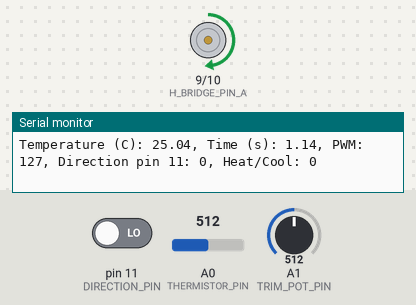
Bench run of a sketch on a simulated Arduino Uno, built with avr-gcc and run on an emulated ATmega328P. Parts: motor-driver pin pairs drawn as motors (green arrow = first pin HIGH = forward, orange = second pin HIGH = backward, longer = more drive), the last lines printed to the serial monitor. Inputs (shaded band) come from the test bench; at power-on: A1 (TRIM_POT_PIN) = 512, pin 11 (DIRECTION_PIN) LOW, A0 (THERMISTOR_PIN) = 512.

Above: at 1.2 s.
1.3 s: A1 (TRIM_POT_PIN) set to 716
At 2.4 s:
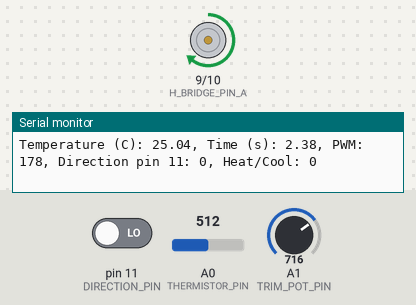
2.8 s: pin 11 (DIRECTION_PIN) driven HIGH
At 3.6 s:
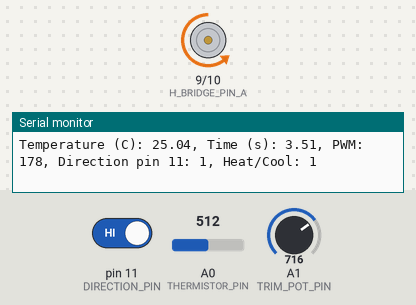
4.3 s: A1 (TRIM_POT_PIN) set to 900
At 5.4 s:
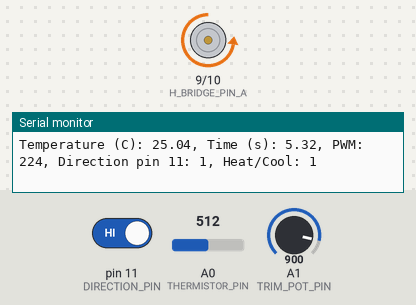
5.9 s: pin 11 (DIRECTION_PIN) driven LOW
At 7.1 s:
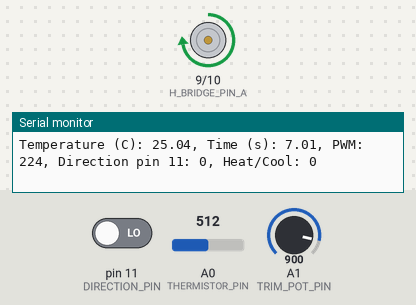
7.5 s: A1 (TRIM_POT_PIN) set to 122
At 8.7 s:
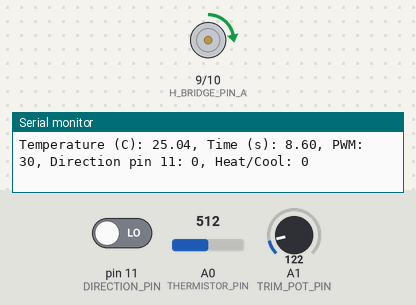
9.0 s: pin 11 (DIRECTION_PIN) driven HIGH
At 10.0 s:
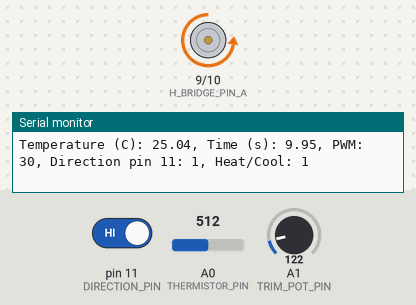
Timing chart, 0 to 11.5 s (numbered marks = the images above; inputs shaded):
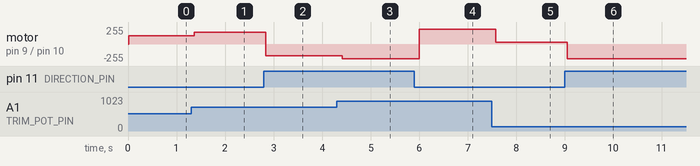

Measured:
- after the input at 1.3 s, motor on pin 9 (H_BRIDGE_PIN_A) / pin 10 (H_BRIDGE_PIN_B): forward 127/255 → forward 178/255 after 0.07 s
- after the input at 2.8 s, motor on pin 9 (H_BRIDGE_PIN_A) / pin 10 (H_BRIDGE_PIN_B): forward 178/255 → backward 178/255 at once
- after the input at 4.3 s, motor on pin 9 (H_BRIDGE_PIN_A) / pin 10 (H_BRIDGE_PIN_B): backward 178/255 → backward 224/255 after 0.12 s
- after the input at 5.9 s, motor on pin 9 (H_BRIDGE_PIN_A) / pin 10 (H_BRIDGE_PIN_B): backward 224/255 → forward 224/255 after 0.10 s
- after the input at 7.5 s, motor on pin 9 (H_BRIDGE_PIN_A) / pin 10 (H_BRIDGE_PIN_B): forward 224/255 → forward 30/255 after 0.08 s
- after the input at 9.0 s, motor on pin 9 (H_BRIDGE_PIN_A) / pin 10 (H_BRIDGE_PIN_B): forward 30/255 → backward 224/255 after 0.05 s

The sketch:

part3.ino
```cpp
const int THERMISTOR_PIN = A0;
const int TRIM_POT_PIN = A1;
const int DIRECTION_PIN = 11;
const int H_BRIDGE_PIN_A = 9;
const int H_BRIDGE_PIN_B = 10;

const int ADC_SAMPLES = 100;
const float SERIES_RESISTOR_OHMS = 10000.0;
const float THERMISTOR_NOMINAL_OHMS = 10000.0;
const float THERMISTOR_NOMINAL_C = 25.0;
const float THERMISTOR_BETA = 3950.0;

// Set this based on the experimental result from Part 3.
// If the direction pin reads HIGH and the TEC heats, leave this as true.
// If HIGH produces cooling, set it to false.
const bool HEAT_ON_HIGH = true;

float readTemperatureC() {
  long adcTotal = 0;

  for (int sample = 0; sample < ADC_SAMPLES; sample++) {
    adcTotal += analogRead(THERMISTOR_PIN);
  }

  float adcAverage = adcTotal / (float)ADC_SAMPLES;
  if (adcAverage <= 0.0 || adcAverage >= 1023.0) {
    return NAN;
  }

  float thermistorResistance = SERIES_RESISTOR_OHMS * (1023.0 / adcAverage - 1.0);
  float nominalTemperatureK = THERMISTOR_NOMINAL_C + 273.15;
  float steinhart = log(thermistorResistance / THERMISTOR_NOMINAL_OHMS);
  steinhart /= THERMISTOR_BETA;
  steinhart += 1.0 / nominalTemperatureK;
  steinhart = 1.0 / steinhart;

  return steinhart - 273.15;
}

void applyPWMDirection(int pwmValue, bool heating) {
  if (heating) {
    analogWrite(H_BRIDGE_PIN_A, 0);
    analogWrite(H_BRIDGE_PIN_B, pwmValue);
  } else {
    analogWrite(H_BRIDGE_PIN_A, pwmValue);
    analogWrite(H_BRIDGE_PIN_B, 0);
  }
}

void setup() {
  pinMode(H_BRIDGE_PIN_A, OUTPUT);
  pinMode(H_BRIDGE_PIN_B, OUTPUT);
  pinMode(DIRECTION_PIN, INPUT);

  analogWrite(H_BRIDGE_PIN_A, 0);
  analogWrite(H_BRIDGE_PIN_B, 0);

  Serial.begin(115200);
}

void loop() {
  int trimPotAdc = analogRead(TRIM_POT_PIN);
  int pwmCommand = map(trimPotAdc, 0, 1023, 0, 255);

  bool directionHigh = (digitalRead(DIRECTION_PIN) == HIGH);
  bool heating = (HEAT_ON_HIGH && directionHigh) || (!HEAT_ON_HIGH && !directionHigh);

  float temperatureC = readTemperatureC();
  applyPWMDirection(pwmCommand, heating);

  Serial.print("Temperature (C): ");
  if (isnan(temperatureC)) {
    Serial.print("invalid");
  } else {
    Serial.print(temperatureC, 2);
  }
  Serial.print(", Time (s): ");
  Serial.print(millis() / 1000.0, 2);
  Serial.print(", PWM: ");
  Serial.print(pwmCommand);
  Serial.print(", Direction pin 11: ");
  Serial.print(directionHigh ? 1 : 0);
  Serial.print(", Heat/Cool: ");
  Serial.println(heating ? 1 : 0);

  delay(100);
}
```
